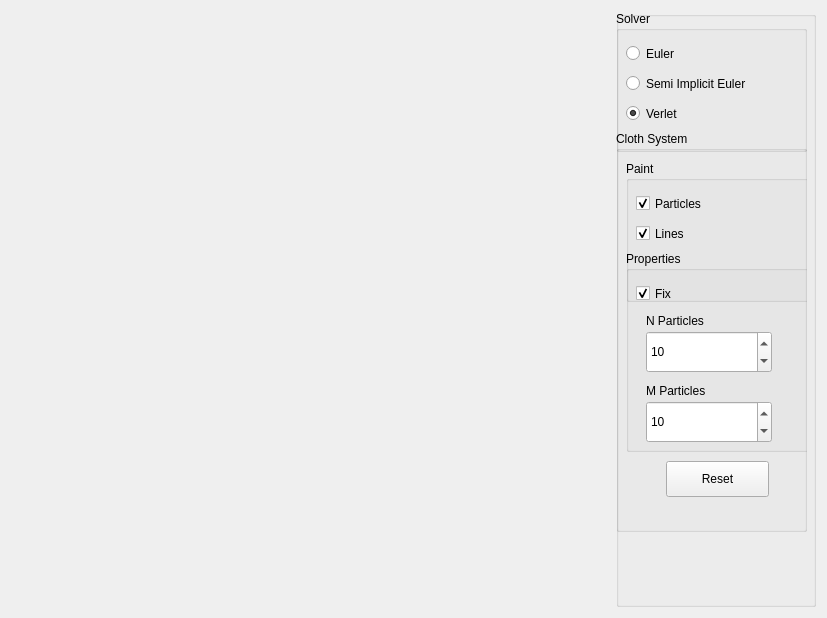
<?xml version="1.0" encoding="UTF-8"?>
<ui version="4.0">
 <class>MainWindow</class>
 <widget class="QMainWindow" name="MainWindow">
  <property name="geometry">
   <rect>
    <x>0</x>
    <y>0</y>
    <width>827</width>
    <height>618</height>
   </rect>
  </property>
  <property name="minimumSize">
   <size>
    <width>827</width>
    <height>618</height>
   </size>
  </property>
  <property name="baseSize">
   <size>
    <width>600</width>
    <height>600</height>
   </size>
  </property>
  <property name="windowTitle">
   <string>Cloth</string>
  </property>
  <widget class="QWidget" name="widget">
   <property name="minimumSize">
    <size>
     <width>827</width>
     <height>0</height>
    </size>
   </property>
   <property name="baseSize">
    <size>
     <width>600</width>
     <height>600</height>
    </size>
   </property>
   <layout class="QHBoxLayout" name="horizontalLayout">
    <item>
     <widget class="GLWidget" name="glwidget" native="true">
      <property name="minimumSize">
       <size>
        <width>600</width>
        <height>600</height>
       </size>
      </property>
      <property name="maximumSize">
       <size>
        <width>16777215</width>
        <height>16777215</height>
       </size>
      </property>
      <property name="baseSize">
       <size>
        <width>600</width>
        <height>600</height>
       </size>
      </property>
     </widget>
    </item>
    <item>
     <layout class="QVBoxLayout" name="Configuration">
      <item>
       <widget class="QGroupBox" name="TreeOptions">
        <property name="minimumSize">
         <size>
          <width>200</width>
          <height>0</height>
         </size>
        </property>
        <property name="maximumSize">
         <size>
          <width>200</width>
          <height>16777215</height>
         </size>
        </property>
        <property name="title">
         <string/>
        </property>
        <widget class="QGroupBox" name="groupBox">
         <property name="geometry">
          <rect>
           <x>0</x>
           <y>0</y>
           <width>191</width>
           <height>141</height>
          </rect>
         </property>
         <property name="title">
          <string>Solver</string>
         </property>
         <widget class="QRadioButton" name="radioButton">
          <property name="geometry">
           <rect>
            <x>10</x>
            <y>30</y>
            <width>122</width>
            <height>25</height>
           </rect>
          </property>
          <property name="text">
           <string>Euler</string>
          </property>
          <property name="checked">
           <bool>false</bool>
          </property>
         </widget>
         <widget class="QRadioButton" name="radioButton_2">
          <property name="geometry">
           <rect>
            <x>10</x>
            <y>60</y>
            <width>171</width>
            <height>25</height>
           </rect>
          </property>
          <property name="text">
           <string>Semi Implicit Euler</string>
          </property>
         </widget>
         <widget class="QRadioButton" name="radioButton_6">
          <property name="geometry">
           <rect>
            <x>10</x>
            <y>90</y>
            <width>131</width>
            <height>25</height>
           </rect>
          </property>
          <property name="text">
           <string>Verlet</string>
          </property>
          <property name="checked">
           <bool>true</bool>
          </property>
         </widget>
        </widget>
        <widget class="QGroupBox" name="groupBox_2">
         <property name="geometry">
          <rect>
           <x>0</x>
           <y>120</y>
           <width>191</width>
           <height>401</height>
          </rect>
         </property>
         <property name="title">
          <string>Cloth System</string>
         </property>
         <widget class="QGroupBox" name="groupBox_3">
          <property name="geometry">
           <rect>
            <x>10</x>
            <y>30</y>
            <width>191</width>
            <height>141</height>
           </rect>
          </property>
          <property name="title">
           <string>Paint</string>
          </property>
          <widget class="QCheckBox" name="checkBox_3">
           <property name="geometry">
            <rect>
             <x>10</x>
             <y>30</y>
             <width>105</width>
             <height>25</height>
            </rect>
           </property>
           <property name="text">
            <string>Particles</string>
           </property>
           <property name="checked">
            <bool>true</bool>
           </property>
          </widget>
          <widget class="QCheckBox" name="checkBox_4">
           <property name="geometry">
            <rect>
             <x>10</x>
             <y>60</y>
             <width>105</width>
             <height>25</height>
            </rect>
           </property>
           <property name="text">
            <string>Lines</string>
           </property>
           <property name="checked">
            <bool>true</bool>
           </property>
          </widget>
         </widget>
         <widget class="QGroupBox" name="groupBox_4">
          <property name="geometry">
           <rect>
            <x>10</x>
            <y>120</y>
            <width>191</width>
            <height>201</height>
           </rect>
          </property>
          <property name="title">
           <string>Properties</string>
          </property>
          <widget class="QCheckBox" name="checkBox">
           <property name="geometry">
            <rect>
             <x>10</x>
             <y>30</y>
             <width>105</width>
             <height>25</height>
            </rect>
           </property>
           <property name="text">
            <string>Fix</string>
           </property>
           <property name="checked">
            <bool>true</bool>
           </property>
          </widget>
          <widget class="QSpinBox" name="spinBox">
           <property name="geometry">
            <rect>
             <x>20</x>
             <y>80</y>
             <width>126</width>
             <height>42</height>
            </rect>
           </property>
           <property name="minimum">
            <number>4</number>
           </property>
           <property name="value">
            <number>10</number>
           </property>
          </widget>
          <widget class="QSpinBox" name="spinBox_2">
           <property name="geometry">
            <rect>
             <x>20</x>
             <y>150</y>
             <width>126</width>
             <height>42</height>
            </rect>
           </property>
           <property name="minimum">
            <number>4</number>
           </property>
           <property name="value">
            <number>10</number>
           </property>
          </widget>
          <widget class="QLabel" name="label">
           <property name="geometry">
            <rect>
             <x>20</x>
             <y>60</y>
             <width>121</width>
             <height>19</height>
            </rect>
           </property>
           <property name="text">
            <string>N Particles</string>
           </property>
          </widget>
          <widget class="QLabel" name="label_2">
           <property name="geometry">
            <rect>
             <x>20</x>
             <y>130</y>
             <width>121</width>
             <height>19</height>
            </rect>
           </property>
           <property name="text">
            <string>M Particles</string>
           </property>
          </widget>
         </widget>
         <widget class="QPushButton" name="pushButton">
          <property name="geometry">
           <rect>
            <x>50</x>
            <y>330</y>
            <width>103</width>
            <height>36</height>
           </rect>
          </property>
          <property name="text">
           <string>Reset</string>
          </property>
         </widget>
        </widget>
       </widget>
      </item>
     </layout>
    </item>
   </layout>
  </widget>
 </widget>
 <layoutdefault spacing="6" margin="11"/>
 <customwidgets>
  <customwidget>
   <class>GLWidget</class>
   <extends>QWidget</extends>
   <header>glwidget.h</header>
   <container>1</container>
   <slots>
    <signal>SetFaces(QString)</signal>
    <signal>SetVertices(QString)</signal>
    <signal>SetFramerate(QString)</signal>
    <slot>uiSolverEuler(bool)</slot>
    <slot>uiParticleInitializerFountain(bool)</slot>
    <slot>uiParticleInitializerWatterfall(bool)</slot>
    <slot>uiSolverVerlet(bool)</slot>
    <slot>uiNParticles(int)</slot>
    <slot>uiLifetime(double)</slot>
    <slot>uiSolverSemiImplicitEuler(bool)</slot>
    <slot>uiPaintParticles(bool)</slot>
    <slot>uiPaintPath(bool)</slot>
    <slot>uiInitializerRope(bool)</slot>
    <slot>uiInitializerCurly(bool)</slot>
    <slot>uiFix(bool)</slot>
    <slot>uiReset()</slot>
    <slot>slot1()</slot>
    <slot>uiXParticles(int)</slot>
    <slot>uiYParticles(int)</slot>
   </slots>
  </customwidget>
 </customwidgets>
 <resources/>
 <connections>
  <connection>
   <sender>radioButton</sender>
   <signal>toggled(bool)</signal>
   <receiver>glwidget</receiver>
   <slot>uiSolverEuler(bool)</slot>
   <hints>
    <hint type="sourcelabel">
     <x>744</x>
     <y>61</y>
    </hint>
    <hint type="destinationlabel">
     <x>547</x>
     <y>85</y>
    </hint>
   </hints>
  </connection>
  <connection>
   <sender>radioButton_6</sender>
   <signal>toggled(bool)</signal>
   <receiver>glwidget</receiver>
   <slot>uiSolverVerlet(bool)</slot>
   <hints>
    <hint type="sourcelabel">
     <x>650</x>
     <y>114</y>
    </hint>
    <hint type="destinationlabel">
     <x>549</x>
     <y>114</y>
    </hint>
   </hints>
  </connection>
  <connection>
   <sender>radioButton_2</sender>
   <signal>toggled(bool)</signal>
   <receiver>glwidget</receiver>
   <slot>uiSolverSemiImplicitEuler(bool)</slot>
   <hints>
    <hint type="sourcelabel">
     <x>730</x>
     <y>83</y>
    </hint>
    <hint type="destinationlabel">
     <x>554</x>
     <y>67</y>
    </hint>
   </hints>
  </connection>
  <connection>
   <sender>checkBox_3</sender>
   <signal>toggled(bool)</signal>
   <receiver>glwidget</receiver>
   <slot>uiPaintParticles(bool)</slot>
   <hints>
    <hint type="sourcelabel">
     <x>680</x>
     <y>204</y>
    </hint>
    <hint type="destinationlabel">
     <x>542</x>
     <y>205</y>
    </hint>
   </hints>
  </connection>
  <connection>
   <sender>checkBox_4</sender>
   <signal>toggled(bool)</signal>
   <receiver>glwidget</receiver>
   <slot>uiPaintPath(bool)</slot>
   <hints>
    <hint type="sourcelabel">
     <x>655</x>
     <y>237</y>
    </hint>
    <hint type="destinationlabel">
     <x>532</x>
     <y>245</y>
    </hint>
   </hints>
  </connection>
  <connection>
   <sender>checkBox</sender>
   <signal>toggled(bool)</signal>
   <receiver>glwidget</receiver>
   <slot>uiFix(bool)</slot>
   <hints>
    <hint type="sourcelabel">
     <x>677</x>
     <y>291</y>
    </hint>
    <hint type="destinationlabel">
     <x>505</x>
     <y>299</y>
    </hint>
   </hints>
  </connection>
  <connection>
   <sender>spinBox</sender>
   <signal>valueChanged(int)</signal>
   <receiver>glwidget</receiver>
   <slot>uiXParticles(int)</slot>
   <hints>
    <hint type="sourcelabel">
     <x>720</x>
     <y>327</y>
    </hint>
    <hint type="destinationlabel">
     <x>555</x>
     <y>324</y>
    </hint>
   </hints>
  </connection>
  <connection>
   <sender>spinBox_2</sender>
   <signal>valueChanged(int)</signal>
   <receiver>glwidget</receiver>
   <slot>uiYParticles(int)</slot>
   <hints>
    <hint type="sourcelabel">
     <x>768</x>
     <y>397</y>
    </hint>
    <hint type="destinationlabel">
     <x>547</x>
     <y>361</y>
    </hint>
   </hints>
  </connection>
  <connection>
   <sender>pushButton</sender>
   <signal>released()</signal>
   <receiver>glwidget</receiver>
   <slot>uiReset()</slot>
   <hints>
    <hint type="sourcelabel">
     <x>701</x>
     <y>478</y>
    </hint>
    <hint type="destinationlabel">
     <x>473</x>
     <y>489</y>
    </hint>
   </hints>
  </connection>
 </connections>
 <slots>
  <signal>updated_plane(double,double,double,double,bool)</signal>
  <slot>toggle_transfer_function_dialog()</slot>
 </slots>
</ui>
